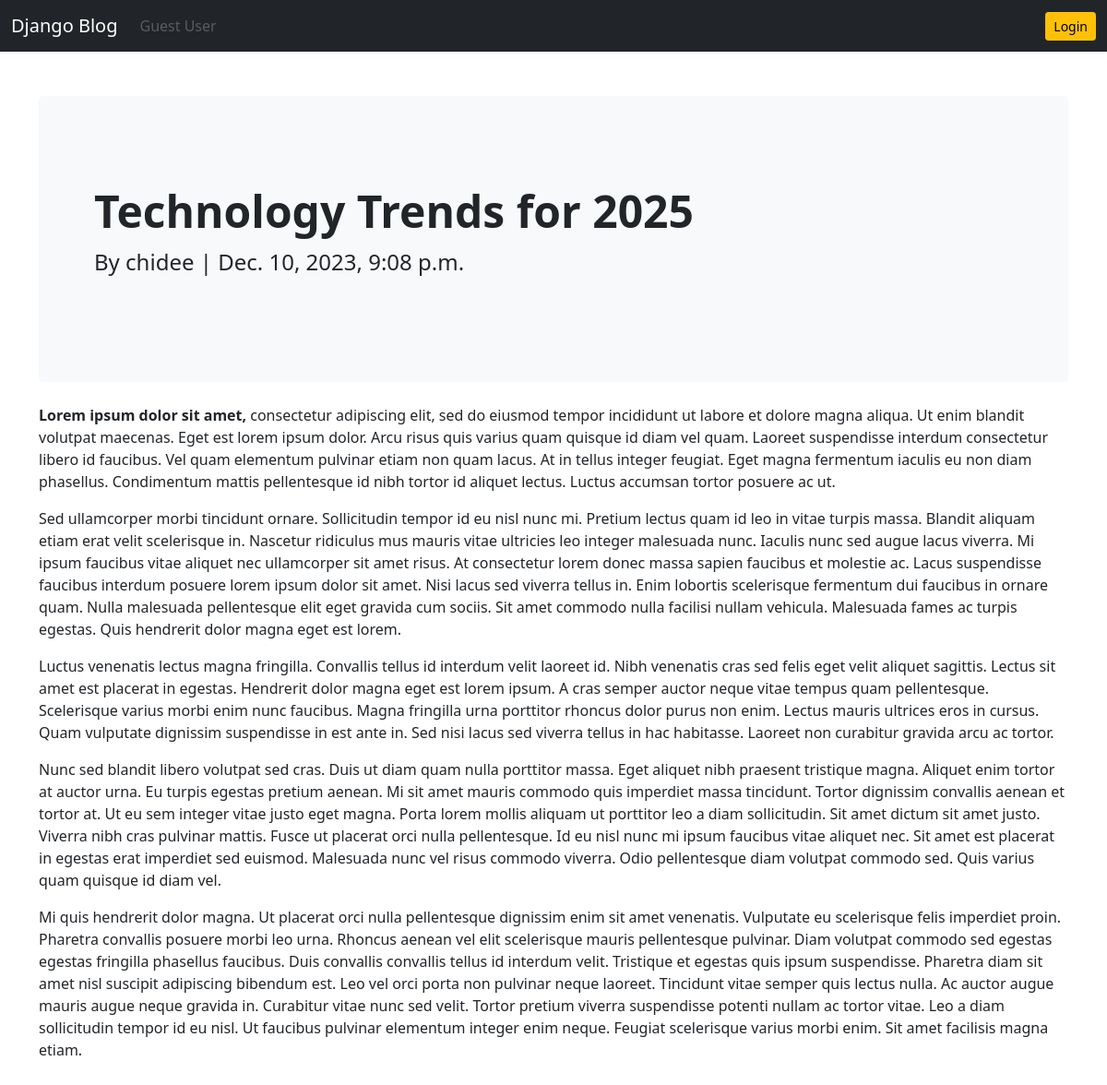
The app's page /post/post-details/technology-trends-for-2025/ with its own data.
### post/models.py (models this page shows)
class Post(models.Model):
    category = models.ForeignKey(Category, on_delete=models.DO_NOTHING)
    author = models.ForeignKey(User, on_delete=models.CASCADE)
    title = models.CharField(max_length=255)
    description = RichTextField()
    is_published = models.BooleanField(default=True)
    date_created = models.DateTimeField(auto_now_add=True)
    last_updated = models.DateTimeField(auto_now=True)
    likes = models.PositiveIntegerField(default=0)
    slug = models.SlugField(unique=True)

### post/views.py (the view)
# urls.py: path('post-details/<slug:slug>/', post_details, name='post-details'),
def post_details(request, slug):
    post = Post.objects.get(slug=slug)
    context = {'post':post}
    return render(request, 'post/post_details.html', context)

### templates/post/post_details.html
{% extends 'base.html' %}
{% block content %}
<div class="p-5 mb-4 bg-light rounded-3">
    <div class="container-fluid py-5">
        <h1 class="display-5 fw-bold">{{post.title}}</h1>
        <p class="col-md-8 fs-4">By {{post.author}} | {{post.date_created}}</p>
    </div>
</div>
<div>
    {{post.description|safe}}
</div> <br>
{% endblock content %}

### records on screen
Post: title "Technology Trends for 2025", author "chidee", date_created "Dec. 10, 2023, 9:08 p.m.", description "Lorem ipsum dolor sit amet, consectetur adipiscing elit, sed do eiusmod tempor incididunt ut labore et dolore magna aliqua. Ut enim blandit volutpat maecenas. Eget est lorem ipsum dolor. Arcu risus quis varius quam quisque id diam vel quam. Laoreet suspendisse interdum consectetur libero id faucibus. Vel quam elementum pulvinar etiam non quam lacus. At in tellus integer feugiat. Eget magna fermentum iaculis eu non diam phasellus. Condimentum mattis pellentesque id nibh tortor id aliquet lectus. Luctus accumsan tortor posuere ac ut. Sed ullamcorper morbi tincidunt ornare. Sollicitudin tempor id eu nisl nunc mi. Pretium lectus quam id leo in vitae turpis massa. Blandit aliquam etiam erat…"
